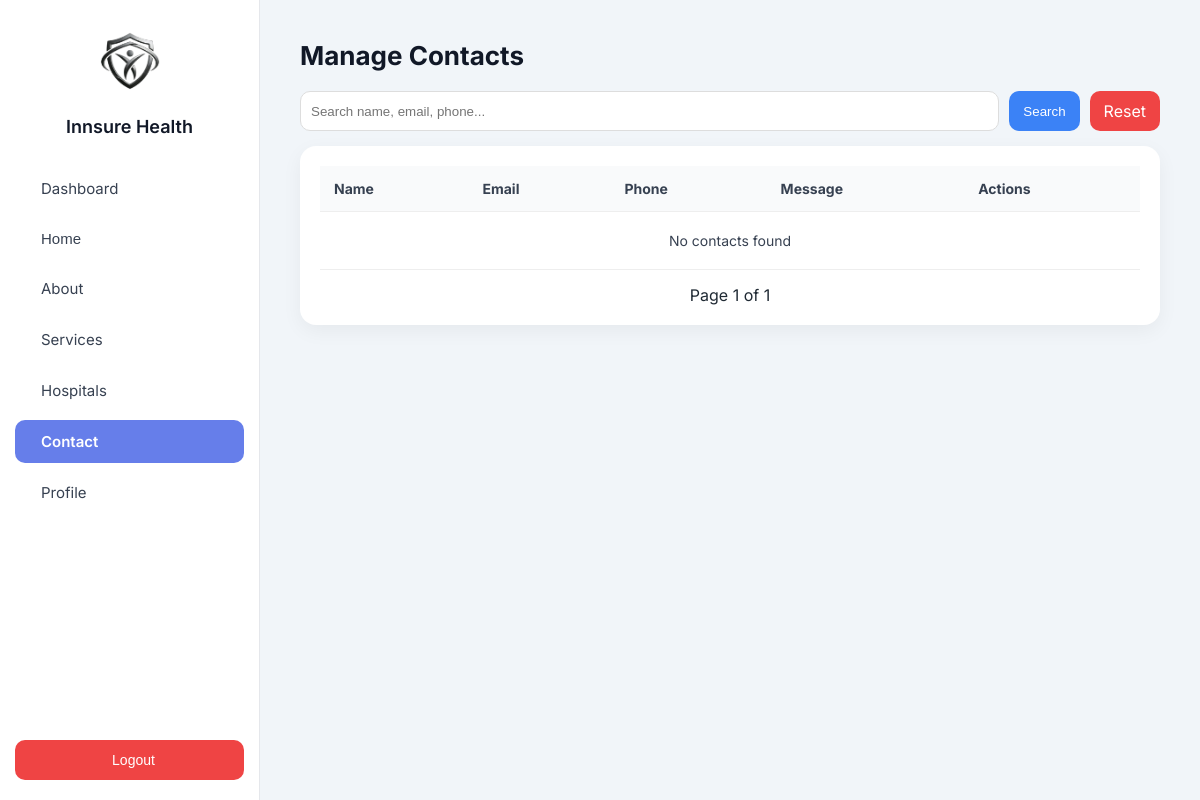
Page /manage-contacts/ (signed in) on the earlier database version.
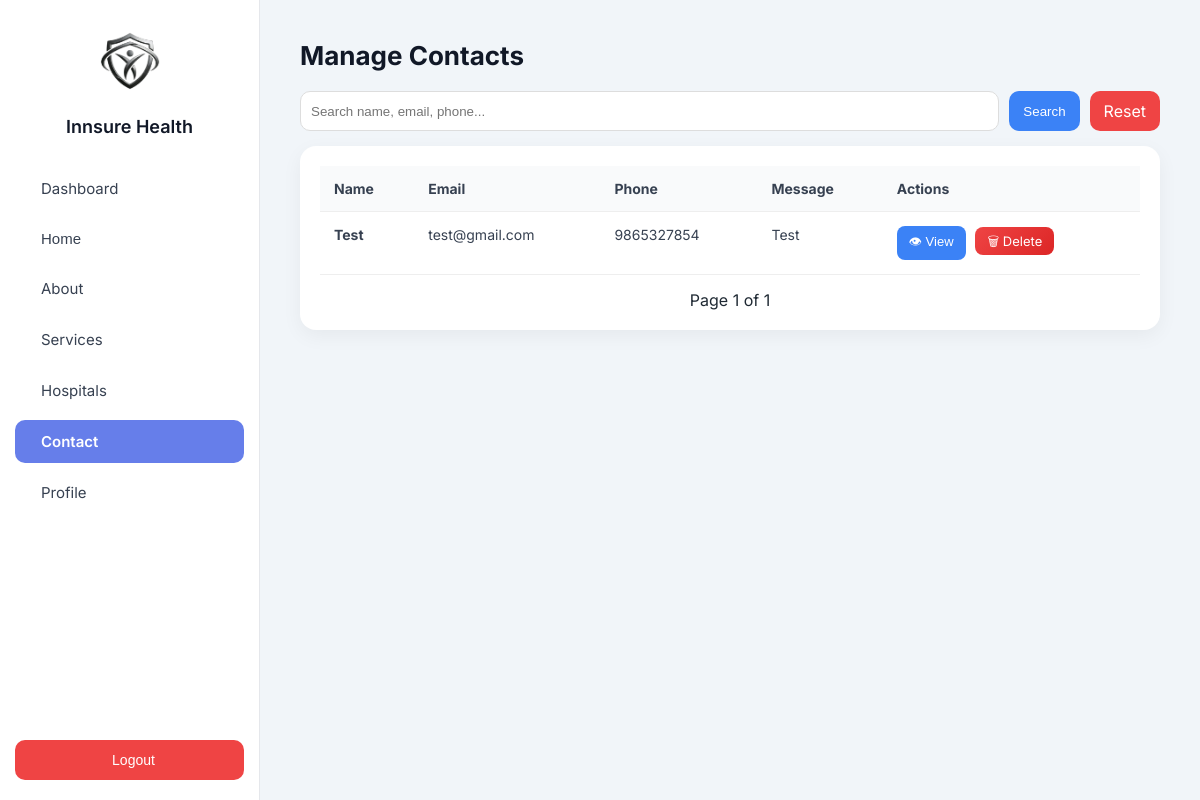
Same page on the later database version.
### core/models.py (models this page shows, shortened)
class Contact(models.Model):
    name = models.CharField(max_length=100)
    email = models.EmailField()
    phone = models.CharField(max_length=15)
    message = models.TextField()
    created_at = models.DateTimeField(auto_now_add=True)

### core/views.py (the view)
# urls.py: path('manage-contacts/', views.manage_contacts, name='manage_contacts'),
@login_required
def manage_contacts(request):
    search = request.GET.get('search')
    contacts = Contact.objects.all().order_by('-id')
    if search:
        contacts = contacts.filter(
            Q(name__icontains=search) |
            Q(email__icontains=search) |
            Q(phone__icontains=search)
        )
    paginator = Paginator(contacts, 10)
    page_number = request.GET.get('page')
    contacts_page = paginator.get_page(page_number)
    context = {
        'contacts': contacts_page,
        'search': search
    }
    return render(request, 'manage_contacts.html', context)

### core/templates/manage_contacts.html (shortened to what this page needs)
{% extends 'sidebar.html' %}
{% block content %}
<div class="page-header">
    <h2>Manage Contacts</h2>
</div>
<form method="GET" class="search-box">
    <input type="text"
           name="search"
           placeholder="Search name, email, phone..."
           value="{{ search|default:'' }}">
    <button type="submit">Search</button>
    <a href="{% url 'manage_contacts' %}" class="reset-btn">Reset</a>
</form>
<div class="table-card">
    <table>
        <thead>
            <tr>
                <th>Name</th>
                <th>Email</th>
                <th>Phone</th>
                <th>Message</th>
                <th>Actions</th>
            </tr>
        </thead>
        <tbody>
        {% for contact in contacts %}
            <tr>
                <td><strong>{{ contact.name }}</strong></td>
                <td>{{ contact.email }}</td>
                <td>{{ contact.phone }}</td>
                <td>{{ contact.message|truncatechars:50 }}</td>
                <td>
                    <button class="view-btn" onclick="openModal('{{ contact.id }}')">
                        👁 View
                    </button>
                    <a class="delete-btn"
                       href="{% url 'delete_contact' contact.id %}"
                       onclick="return confirm('Are you sure?')">
                        🗑 Delete
                    </a>
                </td>
            </tr>
        {% empty %}
            <tr>
                <td colspan="5" style="text-align:center;padding:20px;">
                    No contacts found
                </td>
            </tr>
        {% endfor %}
        </tbody>
    </table>
    <div class="pagination">
        <span>
            Page {{ contacts.number }} of {{ contacts.paginator.num_pages }}
        </span>
    </div>
</div>
{% endblock %}

Differences in the rows shown:
added Contact: name "Test", email "test@gmail.com", phone "9865327854", message "Test"
Other differences:
text no longer shown: "No contacts found"
